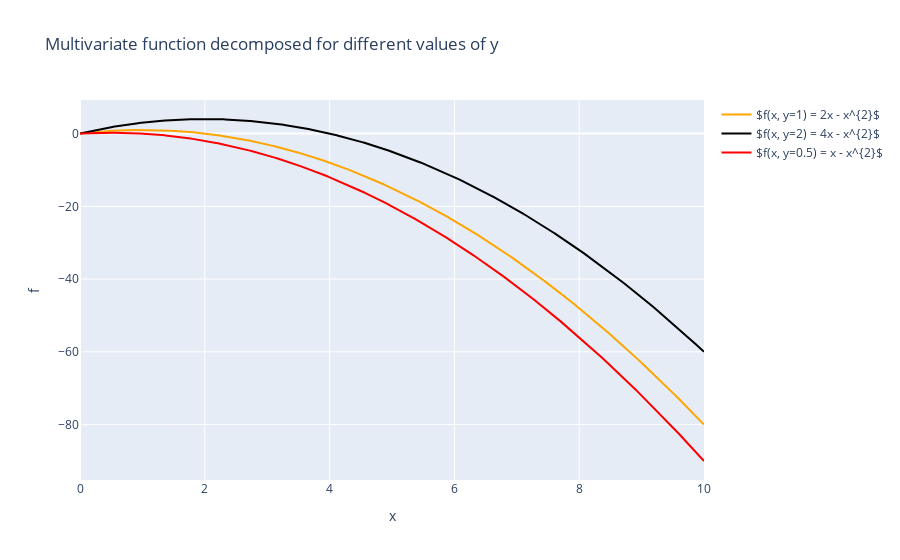
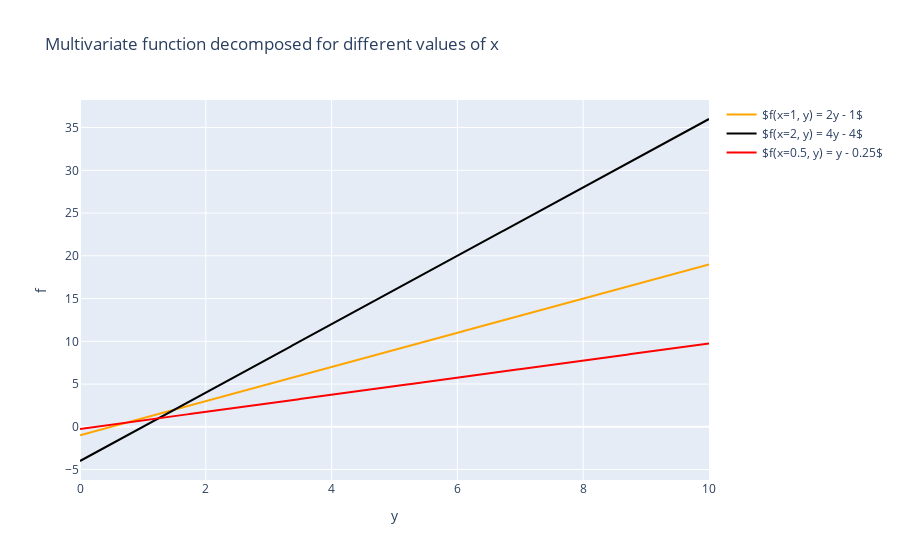

The code cell stored with these charts, in order, in its notebook:
### Markdown cell above
One trick that we can use to break this problem down a bit is to realise that, for every value of $y$, $f$ represents a different function of $x$, and for every value of $x$, $f$ represents a different function of $y$. Let us consider the plots below:

### Code cell
# Plotting examples

def our_func(x, y):
    return 2*x*y - (x**2)

x = np.linspace(0, 10, 1000)
y = np.linspace(0, 10, 1000)

# Functions of x
fig = go.Figure()
fig.update_layout(title="Multivariate function decomposed for different values of y")
fig.update_yaxes(title_text="f")
fig.update_xaxes(title_text="x")
fig.add_trace(go.Scatter(x=x, y=our_func(x, np.ones_like(x)), marker_color="orange", name="$f(x, y=1) = 2x - x^{2}$"))
fig.add_trace(go.Scatter(x=x, y=our_func(x, np.ones_like(x)*2), marker_color="black", name="$f(x, y=2) = 4x - x^{2}$"))
fig.add_trace(go.Scatter(x=x, y=our_func(x, np.ones_like(x)*0.5), marker_color="red", name="$f(x, y=0.5) = x - x^{2}$"))

fig.update_layout(showlegend=True)
fig.show()

# Functions of y
fig = go.Figure()
fig.update_layout(title="Multivariate function decomposed for different values of x")
fig.update_yaxes(title_text="f")
fig.update_xaxes(title_text="y")
fig.add_trace(go.Scatter(x=x, y=our_func(np.ones_like(y), y), marker_color="orange", name="$f(x=1, y) = 2y - 1$"))
fig.add_trace(go.Scatter(x=x, y=our_func(np.ones_like(y)*2, y), marker_color="black", name="$f(x=2, y) = 4y - 4$"))
fig.add_trace(go.Scatter(x=x, y=our_func(np.ones_like(y)*0.5, y), marker_color="red", name="$f(x=0.5, y) = y - 0.25$"))

fig.update_layout(showlegend=True)
fig.show()

### Figure 1 — Plotly figure (JSON) as saved in the notebook; plotly's stock layout.template omitted (floating-point values rounded to 4 significant figures; data arrays with more than 128 entries replaced by an {"elided": "..."} marker saying what was removed)
{"data": [{"marker": {"color": "orange"}, "name": "$f(x, y=1) = 2x - x^{2}$", "type": "scatter", "x": {"elided": "1000 float values"}, "y": {"elided": "1000 float values"}}, {"marker": {"color": "black"}, "name": "$f(x, y=2) = 4x - x^{2}$", "type": "scatter", "x": {"elided": "1000 float values"}, "y": {"elided": "1000 float values"}}, {"marker": {"color": "red"}, "name": "$f(x, y=0.5) = x - x^{2}$", "type": "scatter", "x": {"elided": "1000 float values"}, "y": {"elided": "1000 float values"}}], "layout": {"showlegend": true, "title": {"text": "Multivariate function decomposed for different values of y"}, "xaxis": {"title": {"text": "x"}}, "yaxis": {"title": {"text": "f"}}}}

### Figure 2 — Plotly figure (JSON) as saved in the notebook; plotly's stock layout.template omitted (floating-point values rounded to 4 significant figures; data arrays with more than 128 entries replaced by an {"elided": "..."} marker saying what was removed)
{"data": [{"marker": {"color": "orange"}, "name": "$f(x=1, y) = 2y - 1$", "type": "scatter", "x": {"elided": "1000 float values"}, "y": {"elided": "1000 float values"}}, {"marker": {"color": "black"}, "name": "$f(x=2, y) = 4y - 4$", "type": "scatter", "x": {"elided": "1000 float values"}, "y": {"elided": "1000 float values"}}, {"marker": {"color": "red"}, "name": "$f(x=0.5, y) = y - 0.25$", "type": "scatter", "x": {"elided": "1000 float values"}, "y": {"elided": "1000 float values"}}], "layout": {"showlegend": true, "title": {"text": "Multivariate function decomposed for different values of x"}, "xaxis": {"title": {"text": "y"}}, "yaxis": {"title": {"text": "f"}}}}
